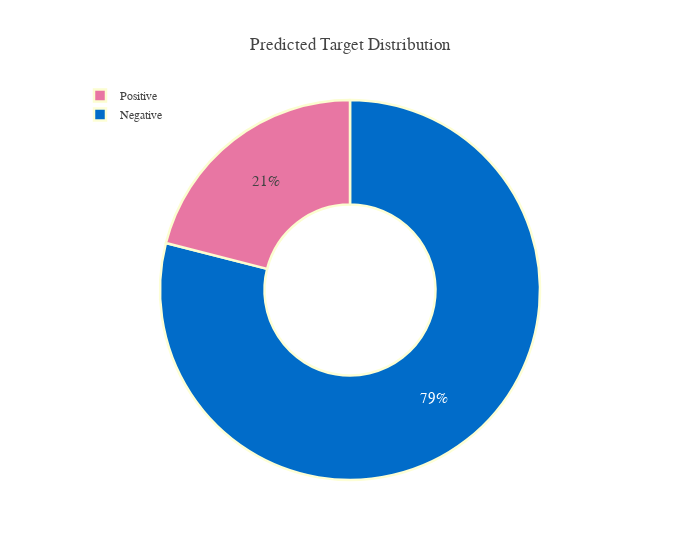

The code cell stored with this chart in its notebook:
### Code cell
# test_df = pd.DataFrame({Config.row_id: test[Config.row_id], 'prediction': test_predictions})

df = pd.DataFrame(data={'Target':test_df[Config.target].apply(lambda x: 1 if x>0.25 else 0)})
df = df.Target.value_counts(normalize=True)
df.rename(index={1:'Positive', 0:'Negative'}, inplace=True)

#pal, color=['#016CC9','#DEB078'], ['#8DBAE2','#EDD3B3']
fig=go.Figure()

fig.add_trace(go.Pie(labels=df.index, values=df*100, hole=.45,
                     showlegend=True,sort=False,
                     marker=dict(colors=color_palette['Bin'],line=dict(color=pal,width=2.5)),
                     hovertemplate = "%{label}: %{value:.2f}%<extra></extra>"))

fig.update_layout(template=plotly_template, title='Predicted Target Distribution',
                  legend=dict(traceorder='reversed',y=1.05,x=0),
                  uniformtext_minsize=15, uniformtext_mode='hide',width=700)
fig.show()

### Figure 1 — Plotly figure (JSON) as saved in the notebook; plotly's stock layout.template omitted (floating-point values rounded to 4 significant figures)
{"data": [{"hole": 0.45, "hovertemplate": "%{label}: %{value:.2f}%<extra></extra>", "labels": ["Negative", "Positive"], "marker": {"colors": ["#016CC9", "#E876A3"], "line": {"color": ["#fdfed5", "#fbfdd0", "#f9fdcb", "#f7fcc6", "#f4fbc1", "#f2fabc", "#f0f9b7", "#edf8b2", "#eaf7b1", "#e6f5b2", "#e1f3b2", "#dcf1b2", "#d7efb3", "#d3eeb3", "#ceecb3", "#c9eab4", "#c4e8b4", "#bbe4b5", "#b2e1b6", "#a9ddb7", "#a0dab8", "#97d6b9", "#8ed3ba", "#85cfba", "#7ecdbb", "#76cabc", "#6fc7bd", "#67c4be", "#5fc1c0", "#57bec1", "#50bbc2", "#48b9c3", "#40b5c4", "#3db2c4", "#39adc3", "#34a9c3", "#2fa4c2", "#2b9fc2", "#269bc1", "#2296c1", "#1d91c0", "#1d8dbe", "#1e86bb", "#1f80b8", "#1f7ab5", "#2073b2", "#216daf", "#2166ac", "#2260a9", "#225ca7", "#2356a4", "#2351a2", "#234c9f", "#24479d", "#24419a", "#243c98", "#253795", "#243392", "#21308b", "#1d2e83", "#192b7c", "#162874", "#12256d", "#0e2265", "#0b1f5e"], "width": 2.5}}, "showlegend": true, "sort": false, "type": "pie", "values": [78.98, 21.02]}], "layout": {"legend": {"traceorder": "reversed", "x": 0, "y": 1.05}, "title": {"text": "Predicted Target Distribution"}, "uniformtext": {"minsize": 15, "mode": "hide"}, "width": 700}}
